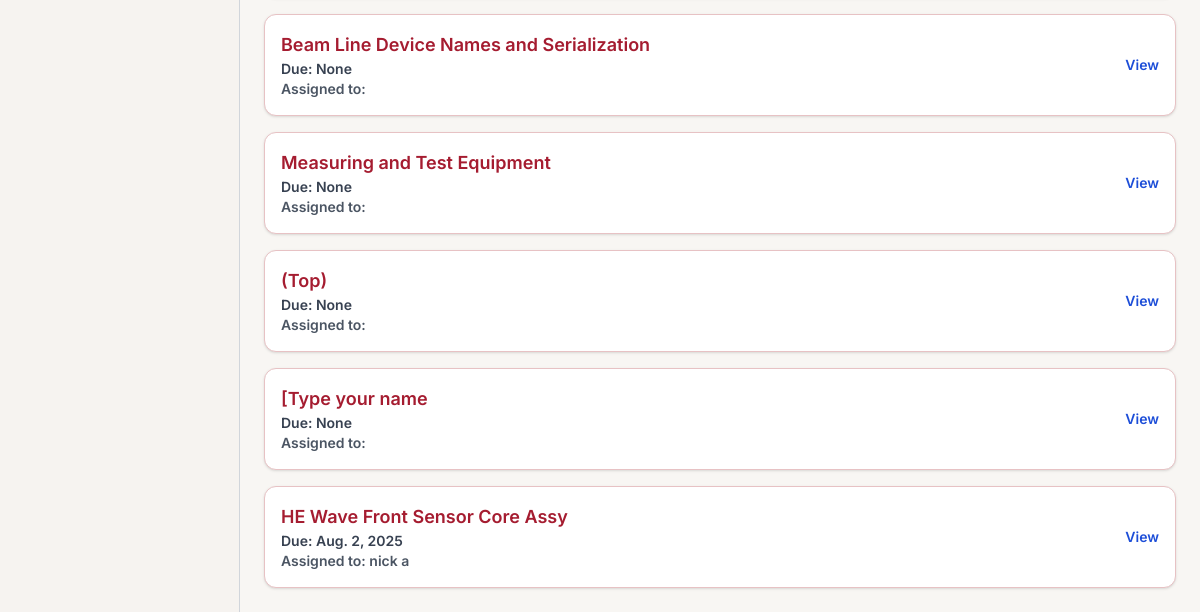
/all-tasks/ (lower part), run on an earlier commit of the app's database.
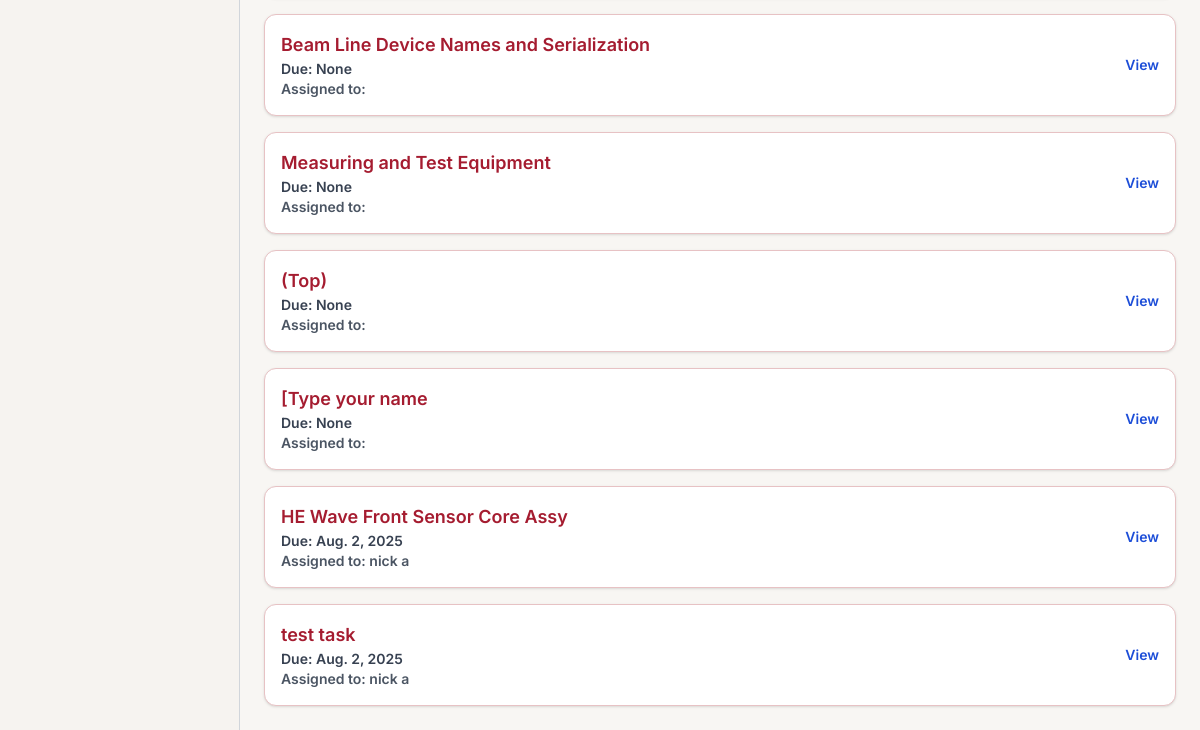
And on a later commit of the database.
### tracker/models.py (models this page shows, shortened)
class Task(models.Model):
    section = models.CharField(max_length=20, blank=True, null=True)
    title = models.CharField(max_length=100)
    description = models.TextField(blank=True)
    project = models.ForeignKey(Project, on_delete=models.CASCADE, related_name='tasks', null=True, blank=True)
    components = models.ManyToManyField(Component, related_name='tasks', blank=True)  # now supports multiple components
    assigned_to = models.ForeignKey(User, on_delete=models.SET_NULL, null=True, blank=True)
    completed = models.BooleanField(default=False)
    submitted_for_approval = models.BooleanField(default=False)
    is_approved = models.BooleanField(default=False)
    notes = models.TextField(blank=True, null=True)
    image = models.ImageField(upload_to='tasks/images/', blank=True, null=True)
    video = models.FileField(upload_to='tasks/videos/', blank=True, null=True)
    audio = models.FileField(upload_to='tasks/audio/', blank=True, null=True)
    document = models.FileField(upload_to='tasks/docs/', blank=True, null=True)
    due_date = models.DateField(null=True, blank=True)
    status = models.CharField(
        max_length=20,
        choices=[('todo', 'To Do'), ('in_progress', 'In Progress'), ('completed', 'Completed'), ('approved', 'Approved')],
        default='todo'
    )
    created_at = models.DateTimeField(auto_now_add=True)

### tracker/views.py (the view)
# urls.py: path('all-tasks/', views.all_tasks_view, name='all_tasks'),
def all_tasks_view(request):
    tasks = Task.objects.all()
    query = request.GET.get('q', '')
    start_date = request.GET.get('start')
    end_date = request.GET.get('end')
    if query:
        tasks = tasks.filter(
            Q(title__icontains=query) |
            Q(assigned_to__first_name__icontains=query) |
            Q(assigned_to__last_name__icontains=query)
        )
    if start_date:
        tasks = tasks.filter(due_date__gte=start_date)
    if end_date:
        tasks = tasks.filter(due_date__lte=end_date)
    return render(request, 'tracker/alltasks.html', {
        'tasks': tasks,
    })

### tracker/templates/tracker/alltasks.html (shortened to what this page needs)
<!DOCTYPE html>
<html lang="en">
<head>
  <script src="https://cdn.tailwindcss.com"></script>
</head>
<body class="font-inter font-semibold bg-[var(--bg-softest)] text-[var(--text-dark)] min-h-screen flex flex-col">
  <main class="flex-1 flex overflow-hidden min-h-[calc(100vh-72px)]">
    <aside class="w-1/5 bg-[var(--panel-bg)] border-r border-gray-300 p-6 overflow-y-auto">
    </aside>
    <section class="flex-1 p-6 overflow-y-auto">
      <div class="space-y-4">
        {% for task in tasks %}
          <div class="bg-white border border-[#e7c2c4] rounded-xl p-4 shadow">
            <div class="flex justify-between items-center">
              <div>
                <h3 class="text-lg font-semibold text-[var(--accent-red)]">{{ task.title }}</h3>
                <p class="text-sm text-gray-700">Due: {{ task.due_date }}</p>
                <p class="text-sm text-gray-600">Assigned to: {{ task.assigned_to.get_full_name }}</p>
              </div>
              <a href="{% url 'task_detail' task.id %}" class="text-sm text-blue-700 hover:underline">View</a>
            </div>
          </div>
        {% empty %}
          <p class="text-sm text-gray-500">No tasks found.</p>
        {% endfor %}
      </div>
    </section>
  </main>
</body>
</html>

What changed in the data, as far as the page shows it:
added Task: title "test task", due_date "Aug. 2, 2025", assigned_to.get_full_name "nick a"
